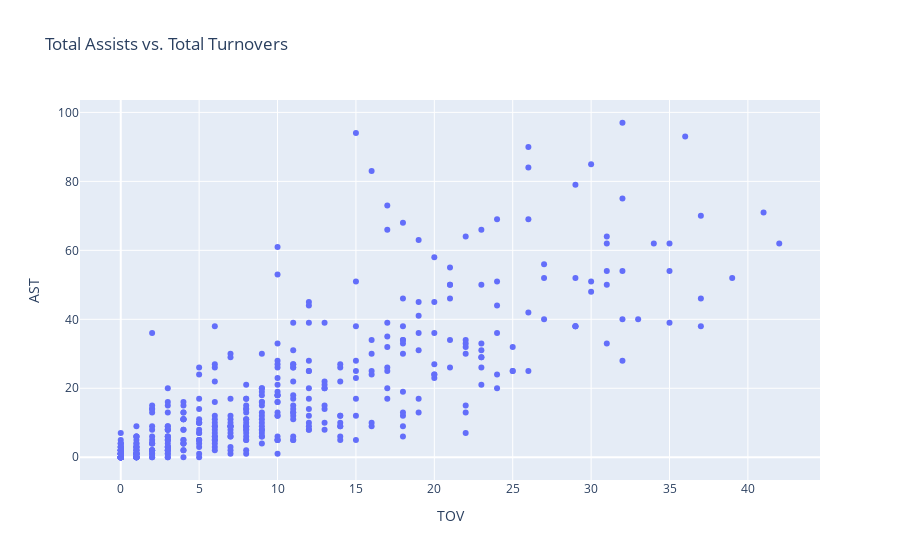

Notebook cell for this chart:
### Code cell
fig = px.scatter(totals, x = 'TOV', y ='AST',
    title = 'Total Assists vs. Total Turnovers',
    hover_data = ['PLAYER_NAME'])
fig.show()

### Figure 1 — Plotly figure (JSON) as saved in the notebook; plotly's stock layout.template omitted (floating-point values rounded to 4 significant figures; data arrays with more than 128 entries replaced by an {"elided": "..."} marker saying what was removed)
{"data": [{"customdata": {"elided": "449x1 str values"}, "hovertemplate": "TOV=%{x}<br>AST=%{y}<br>PLAYER_NAME=%{customdata[0]}<extra></extra>", "legendgroup": "", "marker": {"color": "#636efa", "symbol": "circle"}, "mode": "markers", "name": "", "orientation": "v", "showlegend": false, "type": "scatter", "x": {"elided": "449 int values"}, "xaxis": "x", "y": {"elided": "449 int values"}, "yaxis": "y"}], "layout": {"legend": {"tracegroupgap": 0}, "title": {"text": "Total Assists vs. Total Turnovers"}, "xaxis": {"anchor": "y", "domain": [0, 1], "title": {"text": "TOV"}}, "yaxis": {"anchor": "x", "domain": [0, 1], "title": {"text": "AST"}}}}
